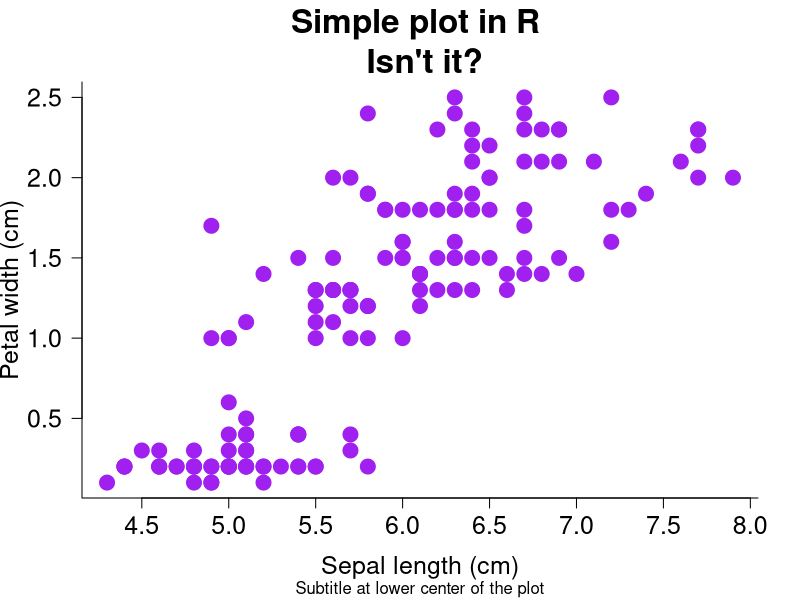
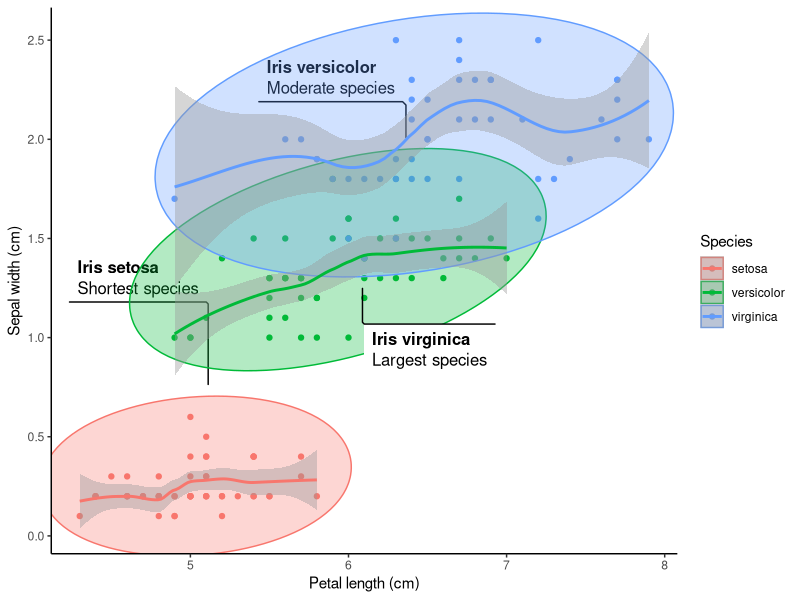
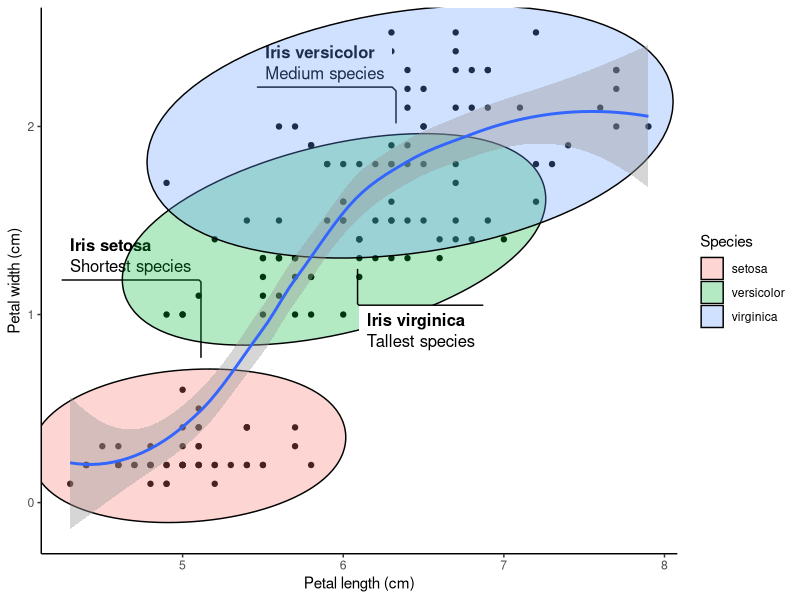
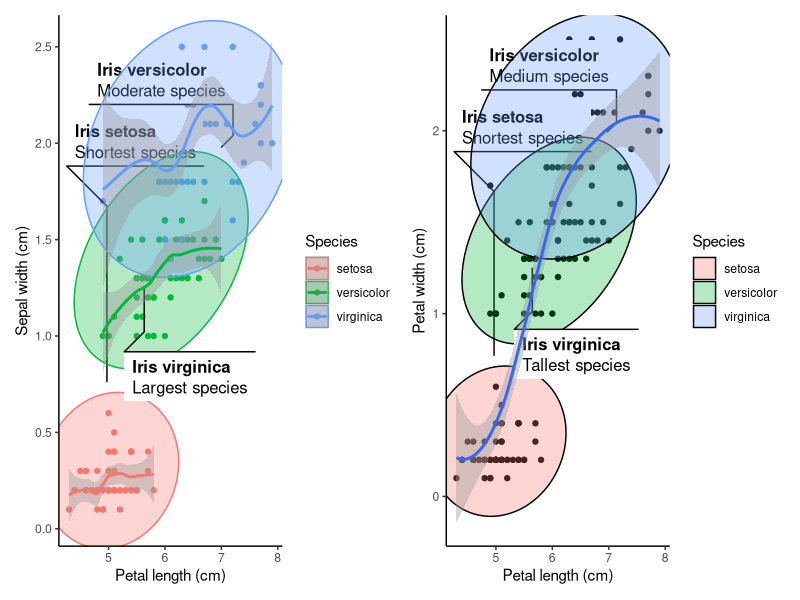
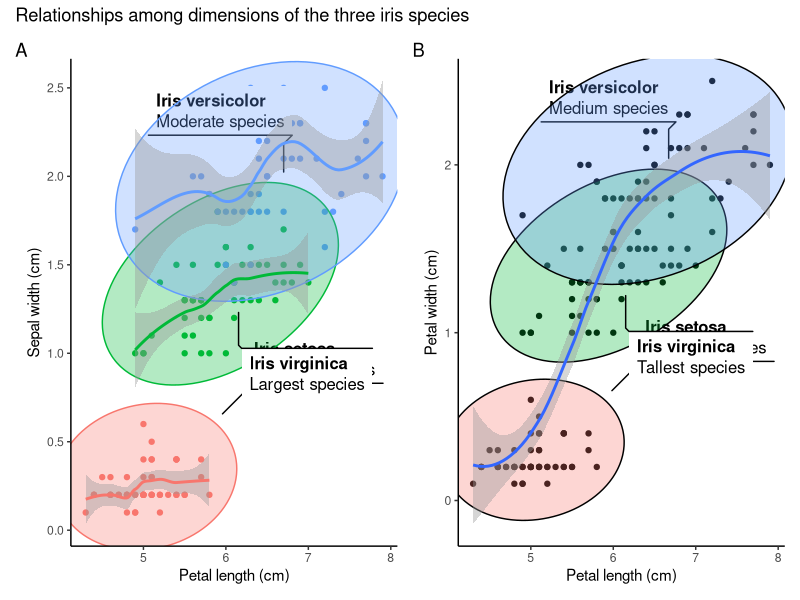
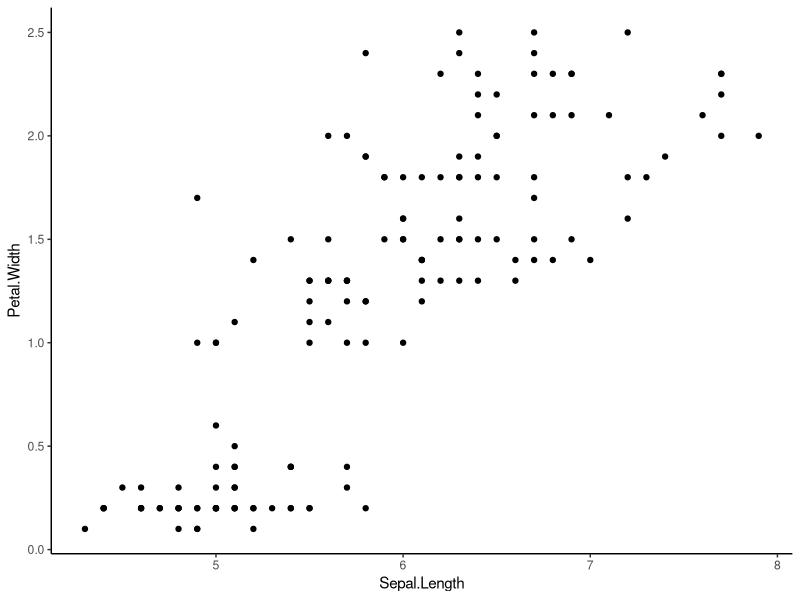
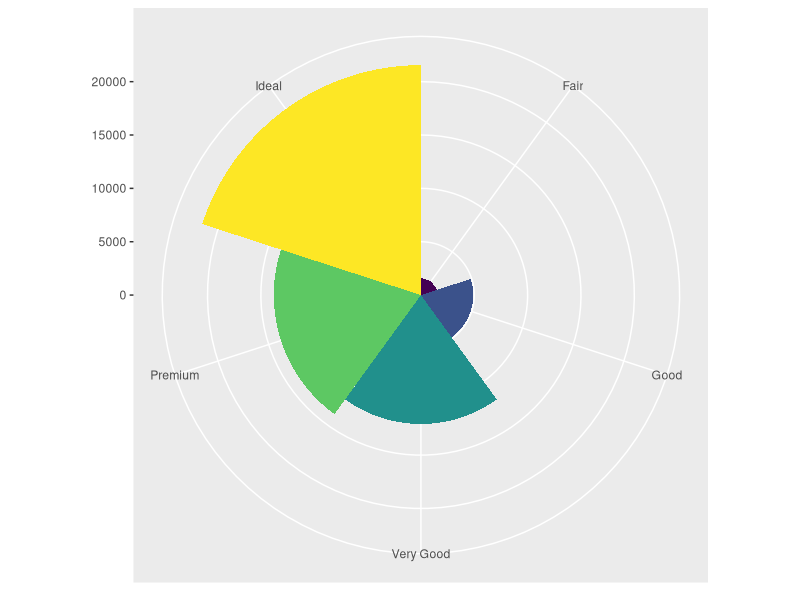
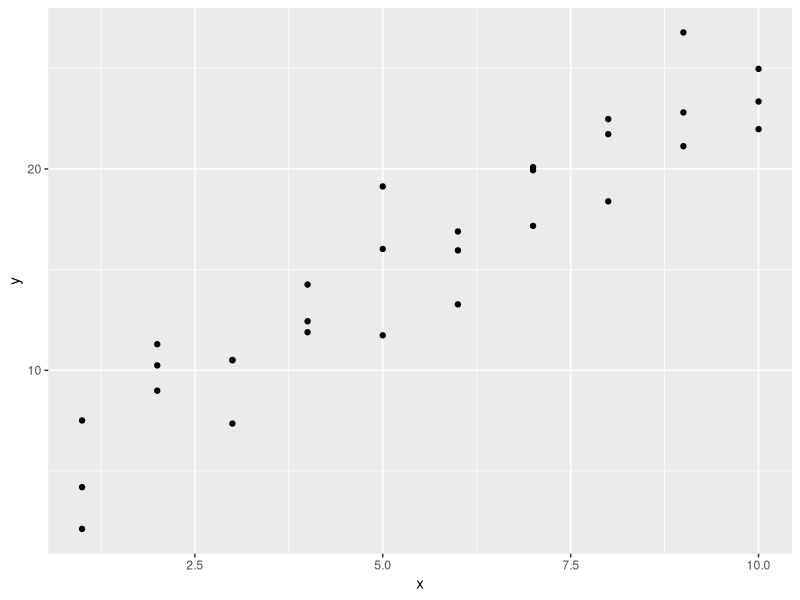

The R source for these figures, in order:
###############################
# Wyclife Agumba Oluoch       #
# wyclifeoluoch@gmail.com     #
# https://github.com/Wycology #
# Task: Playing with iris data#
# Created: 30th Dec 2020      #
# Edited: 28th Jan 2021       #
###############################

# IRIS PLOT ----

# Loading necessary packages.

library(modelr)
library(patchwork)
library(ggforce)
library(ggplot2)
library(tidyverse)

str(iris) # Checking the data structure. We can already see relatively higher 
# values for sepal length variable.
mysubtitle <- 'Is that possible'
plot(iris$Sepal.Length, iris$Petal.Width, # Variables to use on the plot
     col = 'purple', # Color for the plot points
     main = "Simple plot in R \n Isn't it?", # Title of the plot
     sub = 'Subtitle at lower center of the plot',
     cex = 2, # Double size of the points on the plot
     pch = 19, # Picks the 19th character in terms of shape of points plotted
     bty = 'l', # Box type. Other options are 'o', 'n', 'l', '7', 'c', 'u', ']'
     xlab = 'Sepal length (cm)', # Labels x axis
     ylab = 'Petal width (cm)', # Labels y axis
     las = 1, # Making y axis labels to stand upright
     cex.main = 2, # Doubles text size on title
     cex.lab = 1.5, # Increases labels text size by 50%
     cex.axis = 1.5
     # xlim = range(0:8), # Can easily set the limits of x-axis
     # ylim = range(0:2.6) # Can easily set the limits of y-axis
     )

# Creating cool plot of the iris data using ggplot2 package.

separate_smooth <- ggplot(data = iris,    # Specifying the data to be plotted.
       mapping = aes(x = Sepal.Length,    # Stating the axes data.
                     y = Petal.Width,
                     color = Species)) +  # Ensuring points are colored by spp.
  geom_point() +                          # Deciding the plotting geometry.
  labs(x = "Petal length (cm)",           # Specifying the axes labels.
       y = "Sepal width (cm)") +
  geom_mark_ellipse(aes(fill = Species,   # Adding ellipses for the spps.
                        filter = Species == "setosa",
                        label = "Iris setosa",
                        description = "Shortest species")) +
  geom_mark_ellipse(aes(fill = Species,
                        filter = Species == "versicolor",
                        label = "Iris versicolor",
                        description = "Moderate species")) +
  geom_mark_ellipse(aes(fill = Species,
                        filter = Species == "virginica",
                        label = "Iris virginica",
                        description = "Largest species")) +
  theme_classic() +                      # Having publication ready background.
  geom_smooth() # Adding smooth line around 95% level on the plot.

separate_smooth # Generates the plot output of the dataset 

# In the above plot, having color within the aes() breakes the data into 
# species-wise groups. Meaning each species group will be smoothed separately.

uniform_smooth <- ggplot(data = iris,
                         mapping = aes(x = Sepal.Length,
                                       y = Petal.Width)) + # Note no color here.
  geom_point() +
  labs(x = "Petal length (cm)",
       y = "Petal width (cm)") +
  geom_mark_ellipse(aes(fill = Species,
                        filter = Species == "setosa",
                        label = "Iris setosa",
                        description = "Shortest species")) +
  geom_mark_ellipse(aes(fill = Species,
                        filter = Species == "versicolor",
                        label = "Iris versicolor",
                        description = "Medium species")) +
  geom_mark_ellipse(aes(fill = Species,
                        filter = Species == "virginica",
                        label = "Iris virginica",
                        description = "Tallest species")) +
  theme_classic() +
  geom_smooth()

uniform_smooth # This is looking cool!

# Avoiding the color parameter in the aes() ensures all species are considered
# together in the subsequent layers arguments. No grouping by species.

# Patchwork package allows for addition of two plots by their object names.
# The addition is so simple, just relying on the plus (+) operator.

combined_plots <- separate_smooth + uniform_smooth # Adding plots.

combined_plots # Even cooler than I thought!
# Now I want to give the plots title and tags or labels to identify them

combined_plots_labeled <- combined_plots +
  plot_annotation(
    title = "Relationships among dimensions of the three iris species", # Title of both plots.
    tag_levels = "A" # Indicates that the plots will be labelled A, B, C etc.
  ) # This makes the first plot to be A and the next to be B. Checking on 
# documentation will help know more arguments in this function.

# Now I want to remove the legends since the species labels are visible

combined_plots_labeled_no_legend <- combined_plots_labeled &
  theme(legend.position = "none") # Removes legends from the plots. I do not 
# need the legends since the species are labeled in the plots.

combined_plots_labeled_no_legend # This will print out the final product.

# Showing that in ggplot2 we can use & instead of plus (+)
attach(iris)

ggplot(data = iris, mapping = aes(x = Sepal.Length, y = Petal.Width)) +
  geom_point() +
  theme_classic()
head(iris)

# I think it has taken me a long time to know this.
# I used ggplot2:: so that I can be sure that the & is supported by ggplot2 and 
# not any other loaded packages such ggforce and patchwork.

ggplot(data = diamonds) + # Feeding in the diamonds data for the plot.
  geom_bar(mapping = aes(x = cut, fill = cut), show.legend = FALSE, width = 1) +
  theme(aspect.ratio = 1) +
  labs(x = NULL, y = NULL) +
  coord_polar() # coord_flip() can also work well with the data depending on need.
  
# Cool/crazy plot with modelr package.

library(modelr)
options(na.action = na.warn)

ggplot(data = sim1, mapping = aes(x = x, y = y)) +
  geom_point() # There is some visible correlation between the variables

models <- tibble( # Creating some random tibble dataset for plotting.
  a1 = runif(250, -20, 40), # Generates 250 random numbers between -20 and 40
  a2 = runif(250, -5, 5) # Generates 250 random numbers between -5 and 5
)

ggplot(data = sim1, mapping = aes(x = x, y =y)) +
  geom_abline(mapping = aes(intercept = a1, slope = a2),
              data = models, alpha = 1/4) +
  geom_point(col = 'purple', pch = 18, size = 5) +
  labs(x = 'The x-axis', y = 'The y-axis', title = 'Crazy model in deed') +
  theme_classic()
